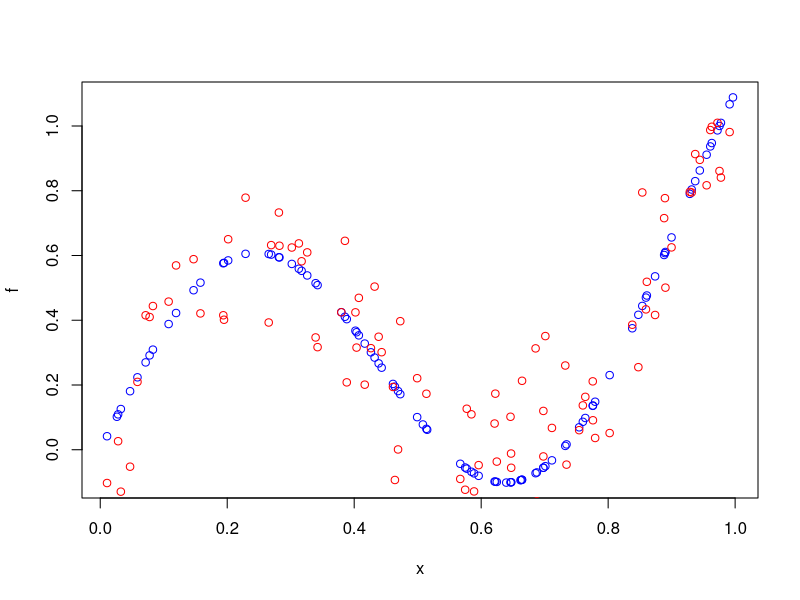
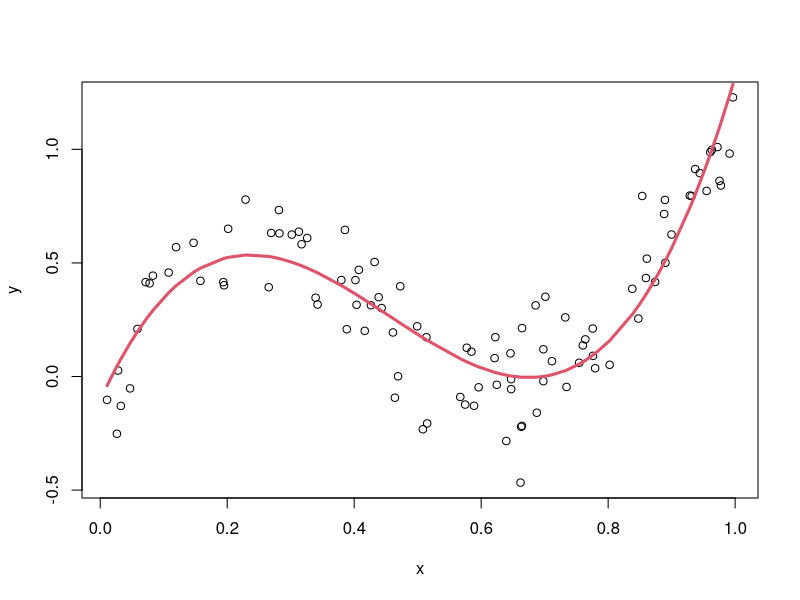
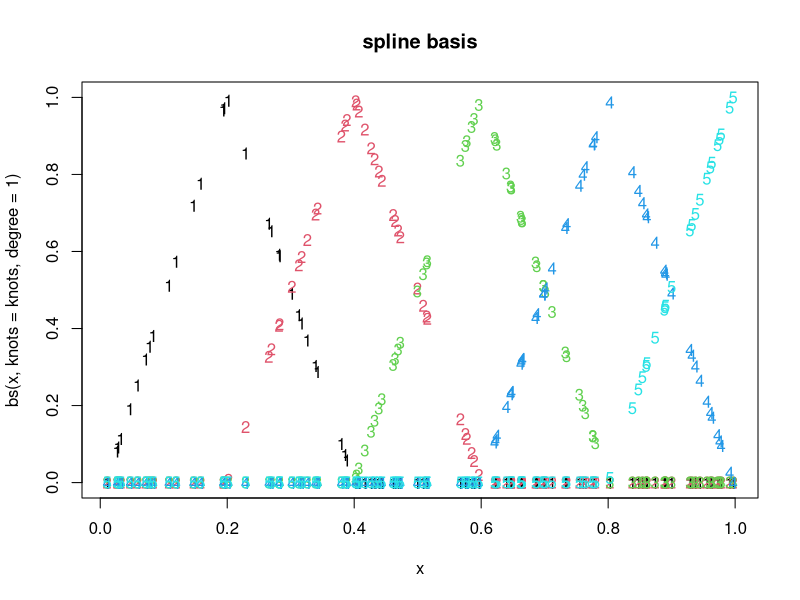
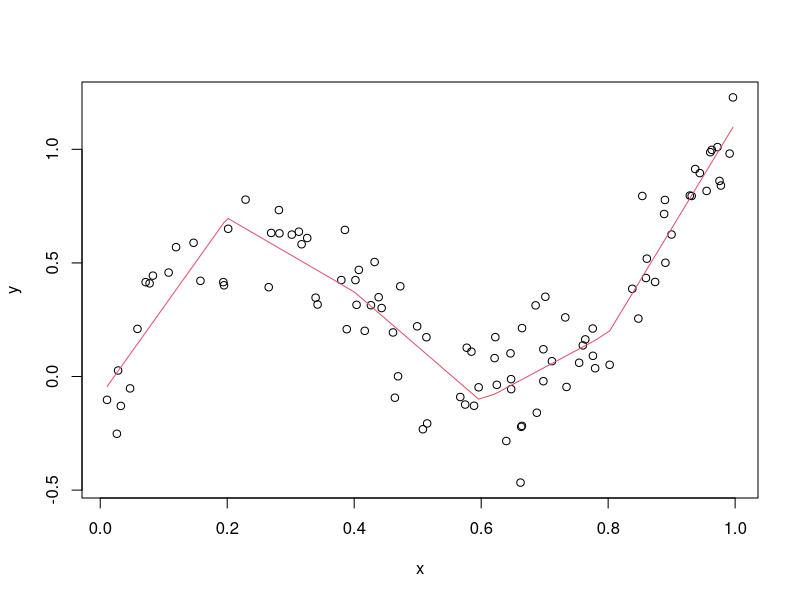
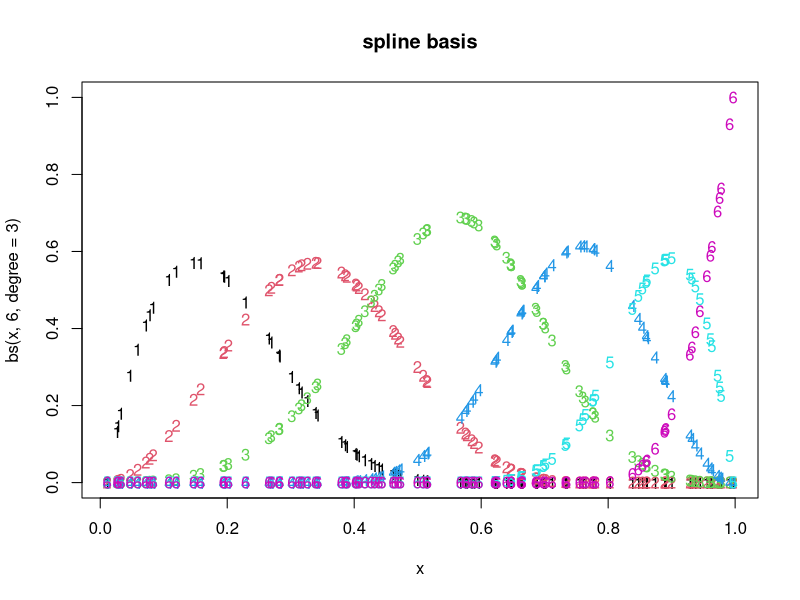
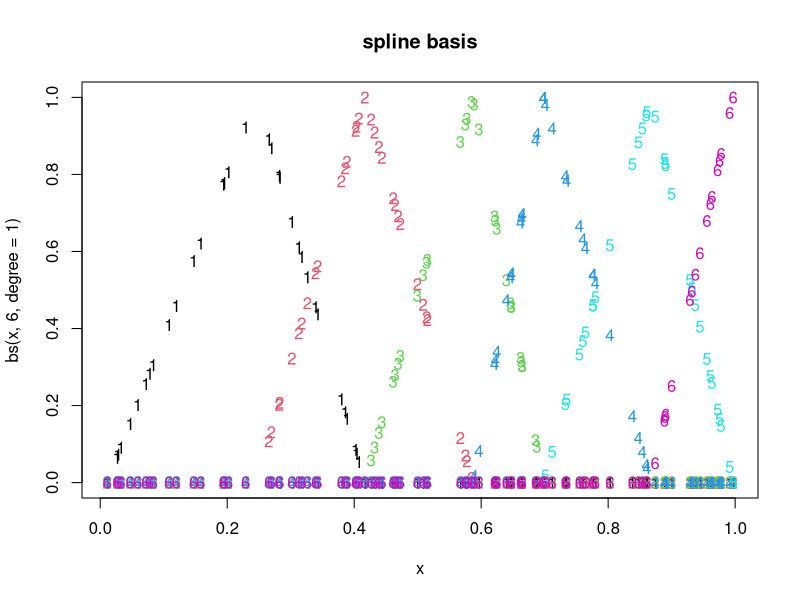
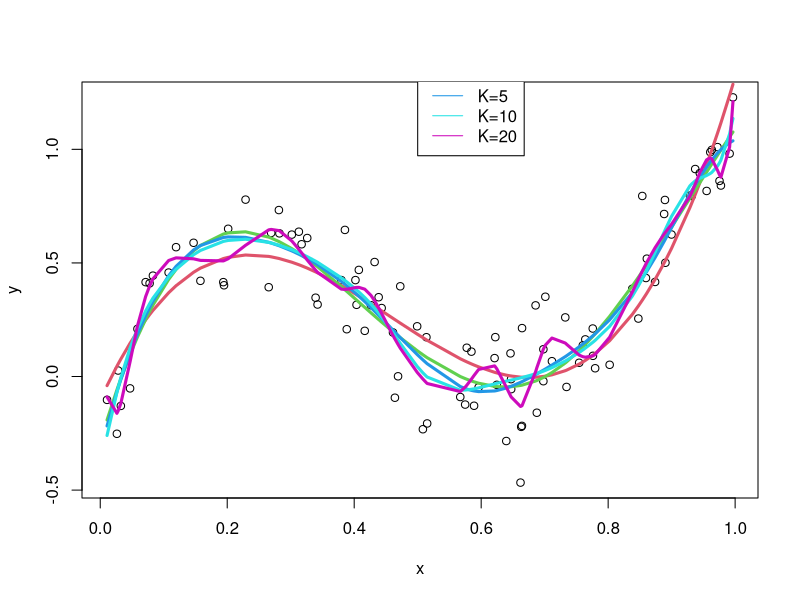
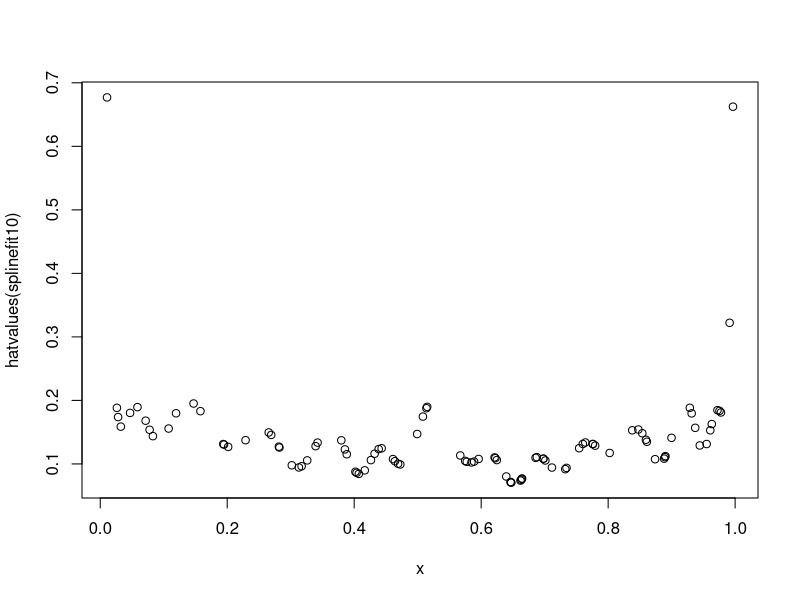

Generate these figures, in order, with R:
#install.packages("splines") # if so then use package splines
library(splines)
#################################################################
# Simulated example
N = 100;
x = runif(100, 0,1);  # random design 
f = ((exp(1.2*x)+1.5*sin(7*x))-1)/3; #true regression function in this simulation
e =  rnorm(N, 0, 0.15);
y = f+e;                     # observations 
plot(x, f, col="blue");
lines(x, y, type="p", col="red");
#########################################################
# Global polynomial fit
# The library splines has the poly() function available 
# to fit a polynomial regression
#########################################################
polyfit2 = lm(y ~ poly(x, 2)); # quadratic
summary(polyfit2)
polyfit3 = lm(y ~ poly(x, 3)); # cubic
summary(polyfit3)
plot(x, y);
lines(sort(x), polyfit3$fit[order(x)], col = 2, lwd = 3);
########################################################
# Linear spline with 4 equally spaced knots 
knots = c(0.2, 0.4, 0.6, 0.8 );
# plot of B-spline basis
matplot(x, bs(x, knots = knots, degree = 1), type = "p", main = "spline basis"); 
splinefit_l = lm(y ~bs(x, knots = knots, degree = 1));
plot(x, y);
lines(sort(x), splinefit_l$fit[order(x)], col = 2, lwd = 1);
# bs(x, df-1, knots, degree) generates the B-spline basis matrix 
# for a polynomial spline 
# df: degrees of freedom; df = K + 4, where K is the number of knots 
# plot of spline basis (B-spline)
matplot(x, bs(x, 6, degree = 3), type = "p", main = "spline basis"); # cubic p spline
matplot(x, bs(x, 6, degree = 1), type = "p", main = "spline basis"); # linear
#######################################################
splinefit0 = lm(y ~bs(x, 3)); 
summary(splinefit0);
# when K=0 the fit is the same as polyfit3
summary(polyfit3);
splinefit2 = lm(y ~ bs(x, 5)); summary(splinefit2); # K = 2
splinefit5 = lm(y ~ bs(x, 8)); summary(splinefit5); # K = 5
splinefit10 = lm(y ~ bs(x, 13)); summary(splinefit10); # K = 10
splinefit20 = lm(y ~ bs(x, 23)); summary(splinefit20); # K = 20
# Selection #####################################################
# BIC
extractAIC(splinefit2, k= log(N)); extractAIC(splinefit5, k=log(N));
extractAIC(splinefit10, k= log(N)); extractAIC(splinefit20, k= log(N));
extractAIC(polyfit3, k= log(N));
# AIC
extractAIC(splinefit2); extractAIC(splinefit5);
extractAIC(splinefit10); extractAIC(splinefit20); extractAIC(polyfit3);

windows();
plot(x, y);
lines(sort(x), polyfit3$fit[order(x)], col = 2, lwd = 3);
lines(sort(x), splinefit2$fit[order(x)], col = 3, lwd = 3);
lines(sort(x), splinefit5$fit[order(x)], col = 4, lwd = 3);
lines(sort(x), splinefit10$fit[order(x)], col = 5, lwd = 3);
lines(sort(x), splinefit20$fit[order(x)], col = 6, lwd = 3);
legend(0.5,1.5, c("P3", "K=2", "K=5", "K=10", "K=20"), lty=1, col = 2:6 )
# the h_i values (Hat matrix )
plot(x,hatvalues(splinefit10), type="p");
plot(x,hatvalues(splinefit2), type="p");
############################################### 
# Comparison with linear spline
lsplinefit5 = lm(y ~ bs(x, 5+1, degree = 1 )); summary(lsplinefit5); # K = 5
windows()
plot(x, y); 
lines(sort(x), splinefit5$fit[order(x)], col = 2, lwd = 3);
lines(sort(x), lsplinefit5$fit[order(x)], col = 3, lwd = 3);
legend(0.5,1.5, c("cubic", "linear"), lty=1, col = 2:6 )
# Comparison with true regression function 
windows()
plot(x, y); 
lines(sort(x), f[order(x)]  , col = 2, lwd = 3);
lines(sort(x),  splinefit5$fit[order(x)], col = 3, lwd = 3);
legend(0.5,0.5, c("true", "cubic"), lty=1, col = 2:6 );

###############################################################
# Natural cubic splines
# ns(x, K-1) 
# 2 boundary knots are located at the min and max of x
linearfit = lm(y ~ ns(x, 1)); summary(linearfit); # K = 0
splinefit2 = lm(y ~ ns(x, 3)); summary(splinefit2); # K = 2
splinefit5 = lm(y ~ ns(x, 6)); summary(splinefit5); # K = 5
splinefit10 = lm(y ~ ns(x, 11)); summary(splinefit10); # K = 10
splinefit20 = lm(y ~ ns(x, 21)); summary(splinefit20); # K = 20
# Selection #####################################################
# BIC
extractAIC(splinefit2, k= log(N)); extractAIC(splinefit5, k=log(N));
extractAIC(splinefit10, k= log(N)); extractAIC(splinefit20, k= log(N));
extractAIC(polyfit3, k= log(N));
# AIC
extractAIC(splinefit2); extractAIC(splinefit5);
extractAIC(splinefit10); extractAIC(splinefit20); extractAIC(polyfit3);

windows();
plot(x, y);
lines(sort(x), linearfit$fit[order(x)], col = 2, lwd = 3);
lines(sort(x), splinefit2$fit[order(x)], col = 3, lwd = 3);
lines(sort(x), splinefit5$fit[order(x)], col = 4, lwd = 3);
lines(sort(x), splinefit10$fit[order(x)], col = 5, lwd = 3);
lines(sort(x), splinefit20$fit[order(x)], col = 6, lwd = 3);
legend(0.5,0.5, c("Linear fit", "K=2", "K=5", "K=10", "K=20"), lty=1, col = 2:6 )


maxK = 25;
vBIC = rep(0, maxK); vAIC = rep(0, maxK);
for (i in 1:maxK)
{
  splft = lm(y ~ ns(x, i ));
  vBIC[i] = extractAIC(splft, k= log(N))[2];
  vAIC[i] = extractAIC(splft)[2];
}
plot(1:maxK,  vAIC )